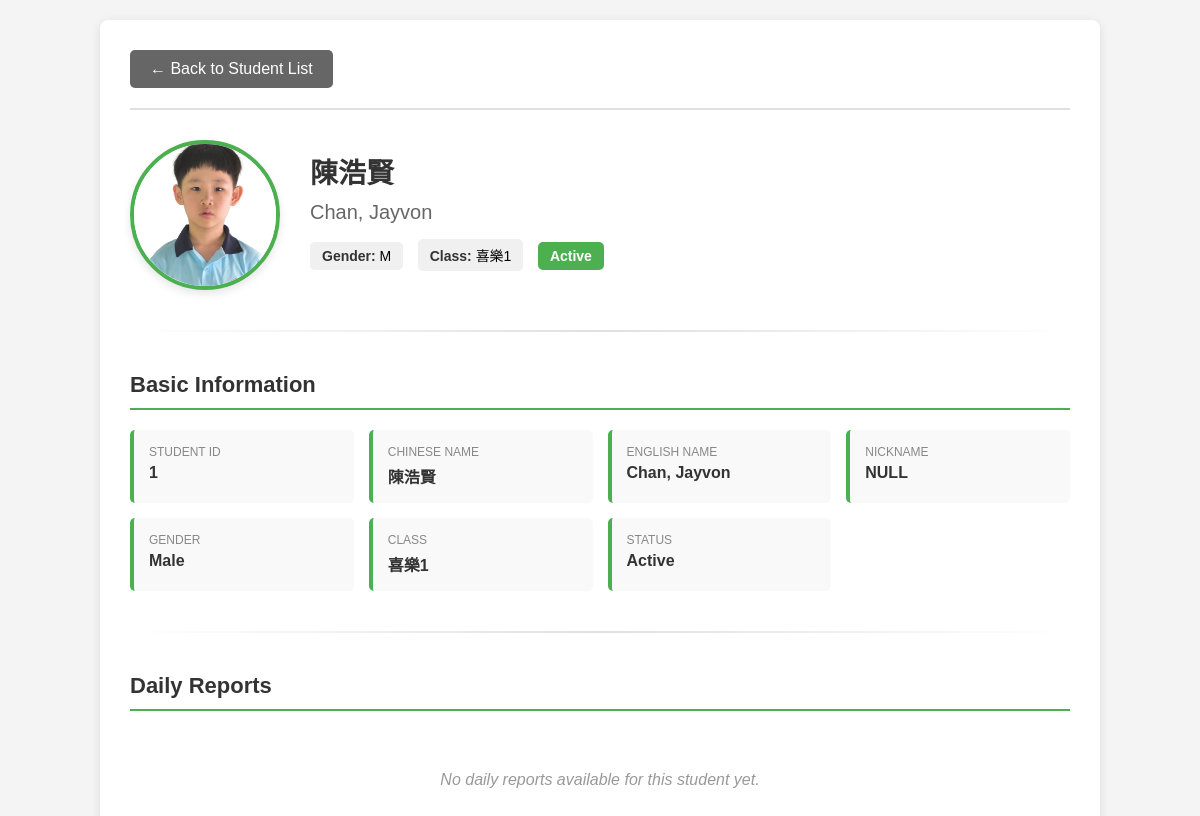
/student_details.php?id=1, run on the app's committed database.
### tables this page shows
CREATE TABLE IF NOT EXISTS `students` (
  `id` int(11) NOT NULL AUTO_INCREMENT,
  `name_chi` varchar(100) NOT NULL COMMENT 'Chinese Name',
  `name_eng` varchar(100) NOT NULL COMMENT 'English Name',
  `nickname` varchar(50) DEFAULT NULL,
  `gender` enum('M','F') NOT NULL,
  `class` varchar(50) DEFAULT NULL COMMENT 'Class/Group',
  `status` enum('Active','Inactive','Graduated') DEFAULT 'Active',
  `image_path` varchar(255) DEFAULT NULL COMMENT 'Path to student image',
  PRIMARY KEY (`id`)
);

### db/students.php (called while the page is built, shortened)
<?php
require_once __DIR__ . '/connection.php';
class Students {
    private $conn;
    public function __construct() {
        $this->conn = getDB();
    }
    public function getById($id) {
        $id = (int)$id;
        $sql = "SELECT * FROM students WHERE id = $id";
        $result = $this->conn->query($sql);
        if ($result && $result->num_rows > 0) {
            return $result->fetch_assoc();
        }
        return null;
    }
}
?>

### db/connection.php (called while the page is built, shortened)
<?php
class Database {
    private static $instance = null;
    private $conn;
    private function __construct() {
        try {
            $this->conn = new mysqli(DB_HOST, DB_USER, DB_PASS, DB_NAME, DB_PORT);
            $this->conn->set_charset(DB_CHARSET);
        } catch (Exception $e) {
            die("Database connection error: " . $e->getMessage());
        }
    }
    public static function getInstance() {
        if (self::$instance === null) {
            self::$instance = new Database();
        }
        return self::$instance;
    }
    public function getConnection() {
        return $this->conn;
    }
}
function getDB() {
    return Database::getInstance()->getConnection();
}
?>

### student_details.php (the view, shortened to what this page needs)
<?php
require_once 'db/students.php';
require_once 'db/connection.php';
$studentId = isset($_GET['id']) ? intval($_GET['id']) : 0;
$studentsObj = new Students();
$student = $studentsObj->getById($studentId);
$dailyReports = [];
$sections = [
    'basic_info' => true,
    'daily_reports' => true,
];
?>
<!DOCTYPE html>
<html lang="en">
<head>
</head>
<body>
    <div class="container">
        <div class="header">
            <a href="students_list.php" class="back-btn">← Back to Student List</a>
        </div>
        <div class="student-header">
            <?php if (!empty($student['image_path']) && file_exists($student['image_path'])): ?>
                <img src="<?php echo htmlspecialchars($student['image_path']); ?>"
                     alt="<?php echo htmlspecialchars($student['name_chi']); ?>"
                     class="student-photo">
            <?php else: ?>
                <div class="no-photo">No Photo</div>
            <?php endif; ?>
            <div class="student-info-header">
                <h1 class="student-name"><?php echo htmlspecialchars($student['name_chi']); ?></h1>
                <p class="student-name-eng"><?php echo htmlspecialchars($student['name_eng']); ?></p>
                <div>
                    <span class="info-badge"><strong>Gender:</strong> <?php echo htmlspecialchars($student['gender']); ?></span>
                    <span class="info-badge"><strong>Class:</strong> <?php echo htmlspecialchars($student['class'] ?? 'N/A'); ?></span>
                    <span class="status-badge <?php echo strtolower($student['status']); ?>">
                        <?php echo htmlspecialchars($student['status']); ?>
                    </span>
                </div>
            </div>
        </div>
        <div class="section-divider"></div>
        <?php
        if ($sections['basic_info']):
            include 'sections/student_basic_info.php';
        endif;
        if ($sections['daily_reports']):
            include 'sections/student_daily_reports.php';
        endif;
        ?>
    </div>
</body>
</html>

### sections/student_basic_info.php
<div class="section">
    <h2 class="section-title">Basic Information</h2>
    <div class="info-grid">
        <div class="info-item">
            <div class="info-label">Student ID</div>
            <div class="info-value"><?php echo htmlspecialchars($student['id']); ?></div>
        </div>
        <div class="info-item">
            <div class="info-label">Chinese Name</div>
            <div class="info-value"><?php echo htmlspecialchars($student['name_chi']); ?></div>
        </div>
        <div class="info-item">
            <div class="info-label">English Name</div>
            <div class="info-value"><?php echo htmlspecialchars($student['name_eng']); ?></div>
        </div>
        <div class="info-item">
            <div class="info-label">Nickname</div>
            <div class="info-value"><?php echo htmlspecialchars($student['nickname'] ?? 'N/A'); ?></div>
        </div>
        <div class="info-item">
            <div class="info-label">Gender</div>
            <div class="info-value"><?php echo $student['gender'] === 'M' ? 'Male' : 'Female'; ?></div>
        </div>
        <div class="info-item">
            <div class="info-label">Class</div>
            <div class="info-value"><?php echo htmlspecialchars($student['class'] ?? 'N/A'); ?></div>
        </div>
        <div class="info-item">
            <div class="info-label">Status</div>
            <div class="info-value"><?php echo htmlspecialchars($student['status']); ?></div>
        </div>
    </div>
</div>
<div class="section-divider"></div>

### sections/student_daily_reports.php
<div class="section">
    <h2 class="section-title">Daily Reports</h2>
    <?php if (!empty($dailyReports)): ?>
        <?php foreach($dailyReports as $report): ?>
            <div class="report-card">
                <div class="report-date">
                    <?php echo date('l, F j, Y', strtotime($report['report_date'])); ?>
                </div>
                <div class="report-content">
                    <?php echo htmlspecialchars($report['content']); ?>
                </div>
            </div>
        <?php endforeach; ?>
    <?php else: ?>
        <div class="no-data">
            No daily reports available for this student yet.
        </div>
    <?php endif; ?>
</div>

### student_details.php (style rules this page uses)
* { margin: 0; padding: 0; box-sizing: border-box; }
body { font-family: Arial, sans-serif; background-color: #f4f4f4; padding: 20px; }
.container { max-width: 1000px; margin: 0 auto; background: white; padding: 30px; border-radius: 8px; box-shadow: 0 2px 10px rgba(0,0,0,0.1); }
.header { display: flex; justify-content: space-between; align-items: center; margin-bottom: 30px; padding-bottom: 20px; border-bottom: 2px solid #e0e0e0; }
.back-btn { display: inline-block; padding: 10px 20px; background-color: #666; color: white; text-decoration: none; border-radius: 5px; transition: background-color 0.3s; }
.student-header { display: flex; align-items: center; gap: 30px; margin-bottom: 30px; }
.student-photo { width: 150px; height: 150px; object-fit: cover; border-radius: 50%; border: 4px solid #4CAF50; box-shadow: 0 4px 8px rgba(0,0,0,0.1); }
.student-info-header { flex: 1; }
.student-name { font-size: 28px; color: #333; margin-bottom: 10px; }
.student-name-eng { font-size: 20px; color: #666; margin-bottom: 15px; }
.info-badge { display: inline-block; padding: 6px 12px; margin-right: 10px; margin-bottom: 8px; background-color: #f0f0f0; border-radius: 5px; font-size: 14px; }
.info-badge strong { color: #333; }
.status-badge { display: inline-block; padding: 6px 12px; border-radius: 5px; font-size: 14px; font-weight: bold; }
.status-badge.active { background-color: #4CAF50; color: white; }
.section { margin-bottom: 30px; }
.section-title { font-size: 22px; color: #333; margin-bottom: 20px; padding-bottom: 10px; border-bottom: 2px solid #4CAF50; }
.info-grid { display: grid; grid-template-columns: repeat(auto-fit, minmax(200px, 1fr)); gap: 15px; margin-bottom: 20px; }
.info-item { padding: 15px; background-color: #f9f9f9; border-radius: 5px; border-left: 4px solid #4CAF50; }
.info-label { font-size: 12px; color: #888; text-transform: uppercase; margin-bottom: 5px; }
.info-value { font-size: 16px; color: #333; font-weight: bold; }
.no-data { text-align: center; padding: 40px; color: #999; font-style: italic; }
.section-divider { height: 2px; background: linear-gradient(to right, transparent, #e0e0e0, transparent); margin: 40px 0; }

### data on the page
students: image_path (picture), name_chi "陳浩賢", name_eng "Chan, Jayvon", gender "M", class "喜樂1", status "Active", id "1", nickname "NULL"
